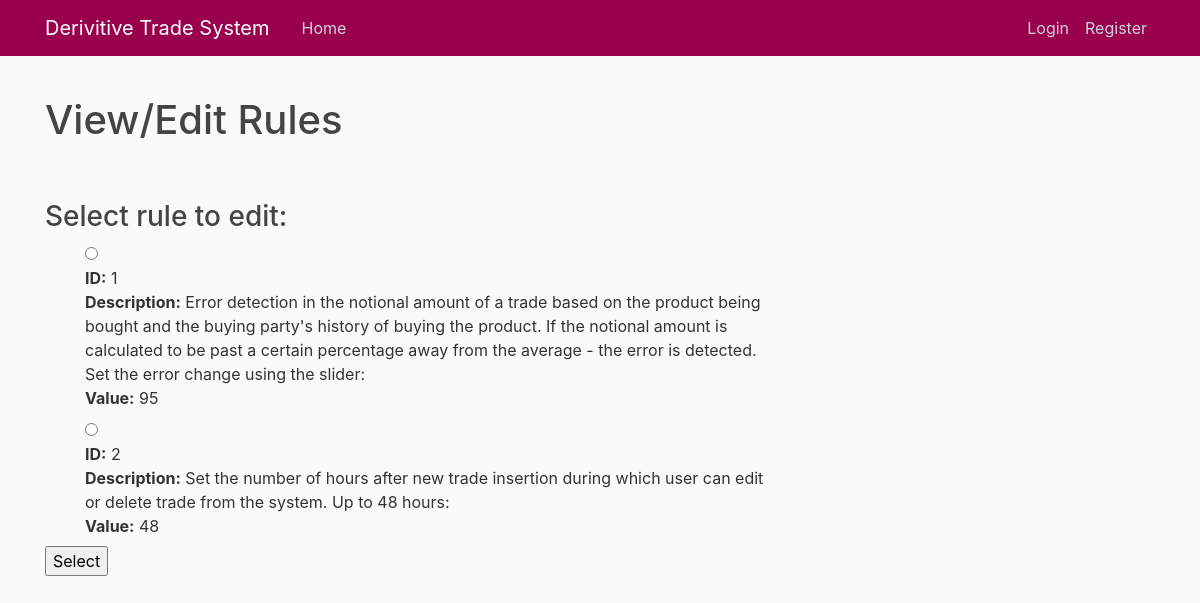
The page /viewrules/ on the database as committed earlier.
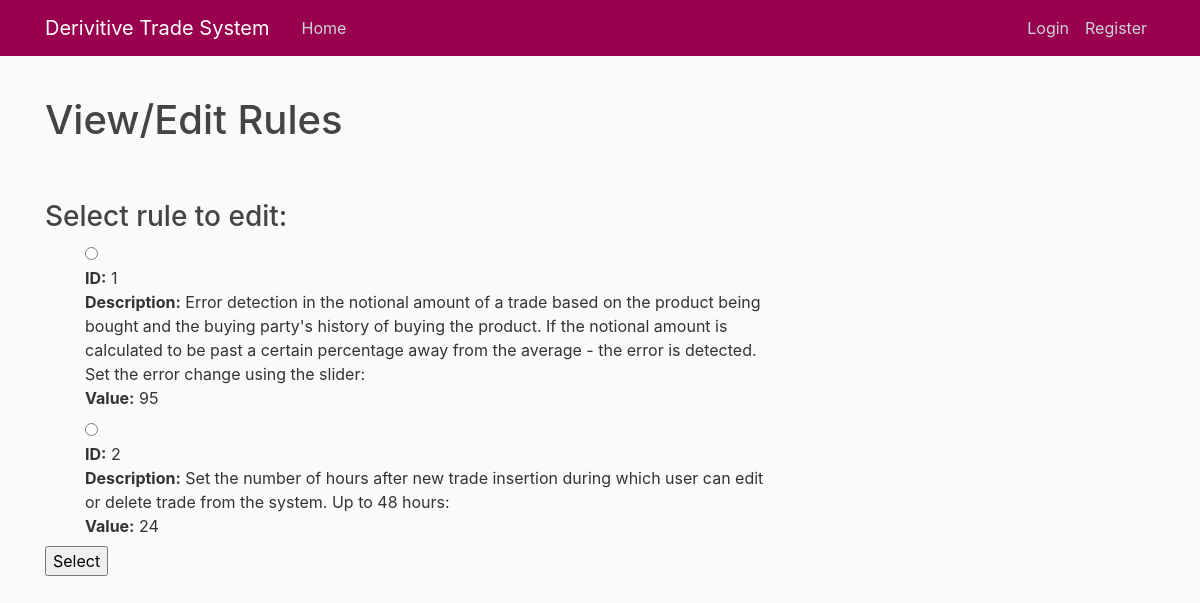
The same page on the database as committed later.
### system/models.py (models this page shows)
class Rules(models.Model):
    rule_id = models.IntegerField()
    rule_desc = models.CharField(max_length=200)
    rule_edition = models.CharField(max_length=10)
    rule_typing = models.CharField(max_length=10)

### system/views.py (the view, shortened to what this page needs)
# urls.py: path('viewrules/',views.viewRules, name='viewRules'),
def viewRules(request):
    rules = Rules.objects.all().order_by('rule_id')
    context = {
        'rules' : rules
    }
    print(request.POST.dict())
    return render(request, 'system/viewrules.html', context)

### system/templates/system/viewrules.html (shortened to what this page needs)
{% extends "system/base.html" %}
{% block content %}
  <h1>View/Edit Rules</h1>
  <br>
  <br>
  <h3>Select rule to edit:</h3>
  <form action="{% url 'system:viewRules' %}" method="post">{% csrf_token %}
    {% if rules %}
      <ul>
        {% for rule in rules %}
          <input type="radio" name="choice" value="{{ rule.rule_id }}">
          <label for="choice{{ forloop.counter }}">
            <b>ID:</b> {{ rule.rule_id }}
            <br>
            <b>Description:</b> {{ rule.rule_desc }}
            <br>
            <b>Value:</b> {{ rule.rule_edition }}
          </label>
          <br>
        {% endfor %}
      </ul>
    {% endif %}
    <input type="submit" name="select_rule" value="Select">
  </form>
{% endblock content %}

Rows that differ between the two databases and show on the page:
changed Rules (number 2 of 2 on the later page): rule_edition "48" → "24"
